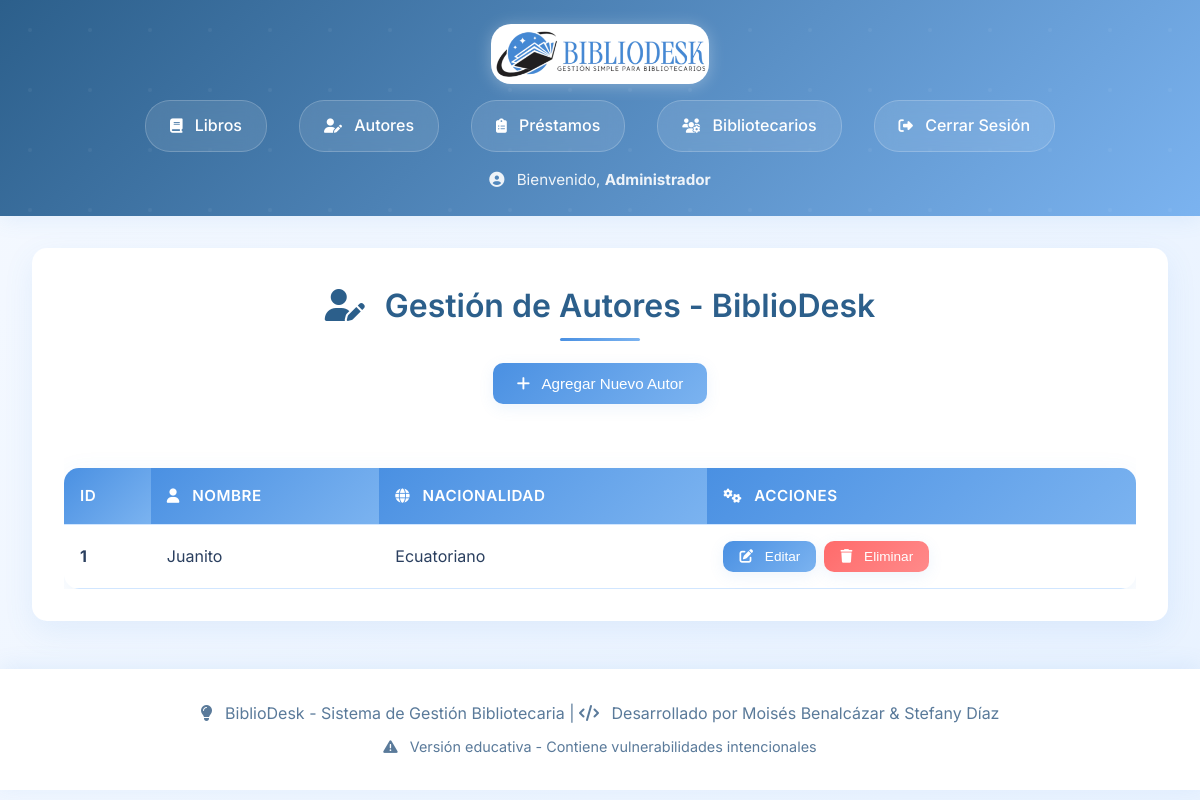
/authors (signed in), run on an earlier commit of the app's database.
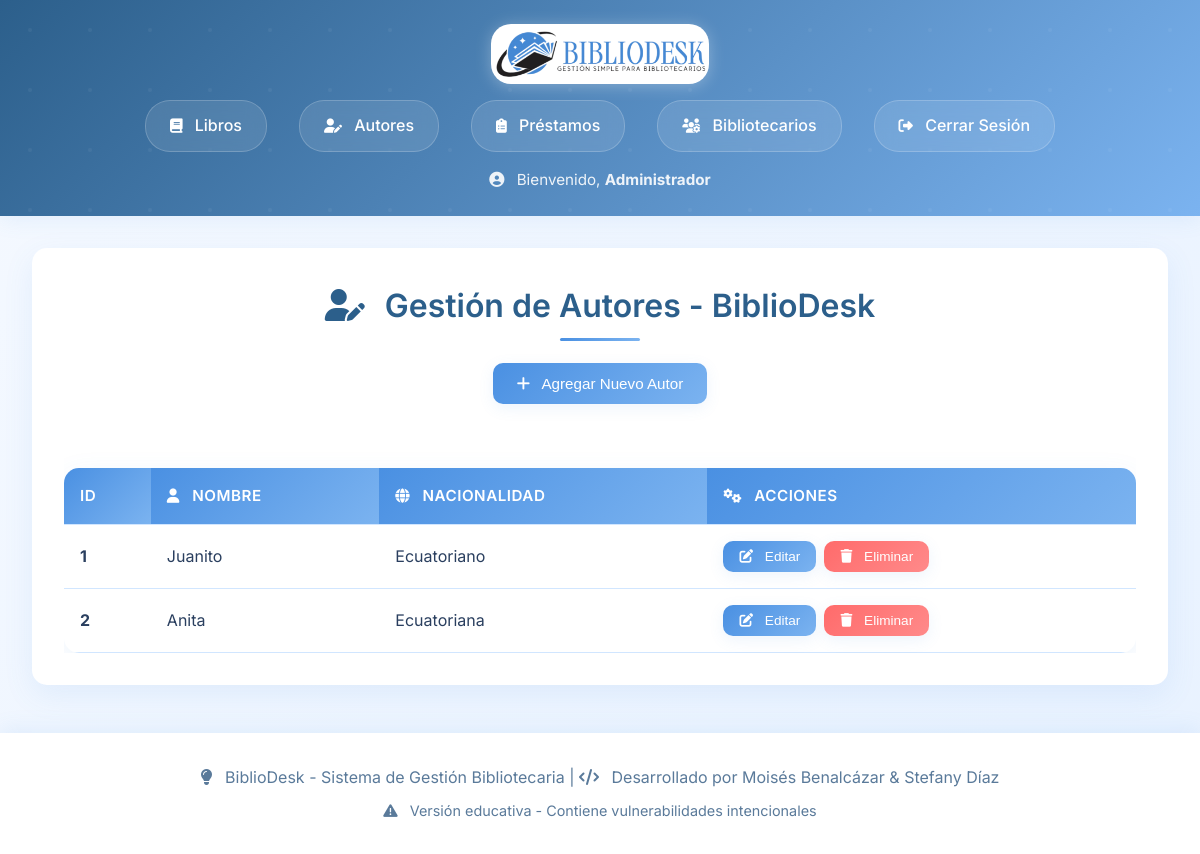
And on a later commit of the database.
### tables this page shows
CREATE TABLE authors (
        id INTEGER PRIMARY KEY AUTOINCREMENT,
        name TEXT NOT NULL,
        nationality TEXT
    );

### app.py (the view, shortened to what this page needs)
@app.route('/authors', methods=['GET', 'POST'])
def authors():
    if not session.get('logged_in'):
        return redirect(url_for('login'))
    authors = database.get_authors()
    return render_template('authors.html', authors=authors)

### database.py (called while the page is built)
def get_authors():
    conn = sqlite3.connect('library.db')
    c = conn.cursor()
    c.execute('SELECT * FROM authors')
    authors = c.fetchall()
    conn.close()
    return authors

### templates/authors.html (shortened to what this page needs)
{% extends "base.html" %}
{% block content %}
<div class="container">
    <div class="card">
        <h2><i class="fas fa-user-edit"></i> Gestión de Autores - BiblioDesk</h2>
        <div style="text-align: center; margin-bottom: 2rem;">
            <button class="btn-primary" onclick="openModal('addAuthorModal')">
                <i class="fas fa-plus"></i> Agregar Nuevo Autor
            </button>
        </div>
        <div style="overflow-x: auto;">
            <table>
                <thead>
                    <tr>
                        <th>ID</th>
                        <th><i class="fas fa-user"></i> Nombre</th>
                        <th><i class="fas fa-globe"></i> Nacionalidad</th>
                        <th><i class="fas fa-cogs"></i> Acciones</th>
                    </tr>
                </thead>
                <tbody>
                    {% for author in authors %}
                    <tr>
                        <td><strong>{{ author[0] }}</strong></td>
                        <td>{{ author[1] }}</td>
                        <td>{{ author[2] if author[2] else 'No especificada' }}</td>
                        <td>
                            <div class="action-buttons">
                                <button class="btn-primary" onclick="openEditModal('{{ author[0] }}', '{{ author[1] }}', '{{ author[2] }}')">
                                    <i class="fas fa-edit"></i> Editar
                                </button>
                                <form method="POST" style="display:inline;">
                                    <button type="submit" name="delete" class="btn-danger" onclick="return confirm('¿Estás seguro de que deseas eliminar este autor?')">
                                        <i class="fas fa-trash"></i> Eliminar
                                    </button>
                                </form>
                            </div>
                        </td>
                    </tr>
                    {% endfor %}
                </tbody>
            </table>
        </div>
    </div>
</div>
{% endblock %}

### templates/base.html (shortened to what this page needs)
<!DOCTYPE html>
<html lang="es">
<head>
    <link rel="stylesheet" href="https://cdnjs.cloudflare.com/ajax/libs/font-awesome/6.7.1/css/all.min.css" />
    <link rel="stylesheet" href="{{ url_for('static', filename='style.css') }}">
</head>
<body>
    <header>
        <div class="header-content">
            <div class="logo-section">
                <img src="{{ url_for('static', filename='img/logo.png') }}" alt="BiblioDesk Logo" class="logo">
            </div>
            {% if session.logged_in %}
            <nav>
                <a href="{{ url_for('books') }}"><i class="fas fa-book"></i> Libros</a>
                <a href="{{ url_for('authors') }}"><i class="fas fa-user-edit"></i> Autores</a>
                <a href="{{ url_for('loans') }}"><i class="fas fa-clipboard-list"></i> Préstamos</a>
                <a href="{{ url_for('bibliotecarios') }}"><i class="fas fa-users-cog"></i> Bibliotecarios</a>
                <a href="{{ url_for('logout') }}"><i class="fas fa-sign-out-alt"></i> Cerrar Sesión</a>
            </nav>
            <p style="text-align: center; margin-top: 1rem; opacity: 0.9; font-size: 0.95rem;">
                <i class="fas fa-user-circle"></i> Bienvenido, <strong>{{ session.name or session.username }}</strong>
            </p>
            {% endif %}
        </div>
    </header>
    <main>
        {% block content %}
        {% endblock %}
    </main>
    {% if session.logged_in %}
    <footer style="text-align: center; padding: 2rem; color: var(--text-light); background: var(--white); margin-top: 3rem; box-shadow: 0 -4px 20px var(--shadow);">
        <p><i class="fas fa-lightbulb"></i> BiblioDesk - Sistema de Gestión Bibliotecaria | <i class="fas fa-code"></i> Desarrollado por Moisés Benalcázar & Stefany Díaz</p>
        <p style="font-size: 0.9rem; margin-top: 0.5rem;"><i class="fas fa-exclamation-triangle"></i> Versión educativa - Contiene vulnerabilidades intencionales</p>
    </footer>
    {% endif %}
</body>
</html>

### static/style.css (style rules this page uses)
:root { --primary-blue: #4A90E2; --primary-light: #7BB3F0; --secondary-blue: #B8D4F1; --accent-blue: #2C5F8B; --light-blue: #E8F2FF; --background: #F5F9FF; --white: #FFFFFF; --text-dark: #2A3F5F; --text-light: #5A7A9A; --border-light: #D1E6FF; --success: #4ECDC4; --warning: #FFD93D; --danger: #FF6B6B; --shadow: rgba(74, 144, 226, 0.1); --shadow-hover: rgba(74, 144, 226, 0.2); }
* { margin: 0; padding: 0; box-sizing: border-box; }
body { font-family: 'Inter', sans-serif; background: linear-gradient(135deg, var(--background) 0%, var(--light-blue) 100%); min-height: 100vh; color: var(--text-dark); line-height: 1.6; }
header { background: linear-gradient(135deg, var(--accent-blue) 0%, var(--primary-light) 100%); color: var(--white); padding: 1.5rem 0; box-shadow: 0 4px 20px var(--shadow); position: relative; overflow: hidden; }
header::before { content: ''; position: absolute; top: 0; left: 0; right: 0; bottom: 0; animation: float 20s ease-in-out infinite; }
header img { background-color: white; border-radius: 20px; }
.logo-section { display: flex; align-items: center; justify-content: center; margin-bottom: 1rem; gap: 1rem; }
.logo { height: 60px; width: auto; filter: drop-shadow(0 2px 8px rgba(255, 255, 255, 0.3)); transition: all 0.3s ease; }
nav { display: flex; justify-content: center; flex-wrap: wrap; gap: 2rem; position: relative; z-index: 1; }
nav a { color: var(--white); text-decoration: none; padding: 0.75rem 1.5rem; border-radius: 25px; transition: all 0.3s ease; font-weight: 500; background: rgba(255, 255, 255, 0.1); backdrop-filter: blur(10px); border: 1px solid rgba(255, 255, 255, 0.2); }
.container { max-width: 1200px; margin: 2rem auto; padding: 0 2rem; }
h2 { color: var(--accent-blue); font-size: 2rem; font-weight: 600; margin-bottom: 2rem; text-align: center; position: relative; }
h2::after { content: ''; position: absolute; bottom: -10px; left: 50%; transform: translateX(-50%); width: 80px; height: 3px; background: linear-gradient(90deg, var(--primary-blue), var(--primary-light)); border-radius: 2px; }
button { background: linear-gradient(135deg, var(--primary-blue) 0%, var(--primary-light) 100%); color: var(--white); border: none; padding: 0.75rem 1.5rem; cursor: pointer; border-radius: 10px; font-weight: 500; font-size: 0.95rem; transition: all 0.3s ease; box-shadow: 0 4px 15px var(--shadow); position: relative; overflow: hidden; }
table { width: 100%; border-collapse: separate; border-spacing: 0; margin-top: 2rem; background: var(--white); border-radius: 15px; overflow: hidden; box-shadow: 0 10px 30px var(--shadow); }
th, td { padding: 1rem; text-align: left; border-bottom: 1px solid var(--border-light); }
th { background: linear-gradient(135deg, var(--primary-blue) 0%, var(--primary-light) 100%); color: var(--white); font-weight: 600; font-size: 0.95rem; text-transform: uppercase; letter-spacing: 0.5px; }
form { display: flex; flex-direction: column; gap: 1.5rem; max-width: 500px; background: var(--white); padding: 2rem; border-radius: 15px; box-shadow: 0 10px 30px var(--shadow); }
.card { background: var(--white); border-radius: 15px; padding: 2rem; box-shadow: 0 10px 30px var(--shadow); margin-bottom: 2rem; transition: all 0.3s ease; }
.action-buttons { display: flex; gap: 0.5rem; align-items: center; }
.action-buttons button { padding: 0.5rem 1rem; font-size: 0.85rem; min-width: auto; }
.action-buttons form { display: inline; margin: 0; padding: 0; background: none; box-shadow: none; gap: 0; }
.btn-primary { background: linear-gradient(135deg, var(--primary-blue) 0%, var(--primary-light) 100%); }
.btn-danger { background: linear-gradient(135deg, var(--danger) 0%, #ff8a8a 100%); }
.fas, .far, .fab { margin-right: 0.5rem; }
h1 .fas, h2 .fas, h3 .fas { margin-right: 0.75rem; color: inherit; }
button .fas { margin-right: 0.5rem; }
nav a .fas { margin-right: 0.5rem; font-size: 0.9rem; }
th .fas { margin-right: 0.5rem; font-size: 0.9rem; }

What changed in the data, as far as the page shows it:
added authors: id "2", name "Anita", nationality "Ecuatoriana"
